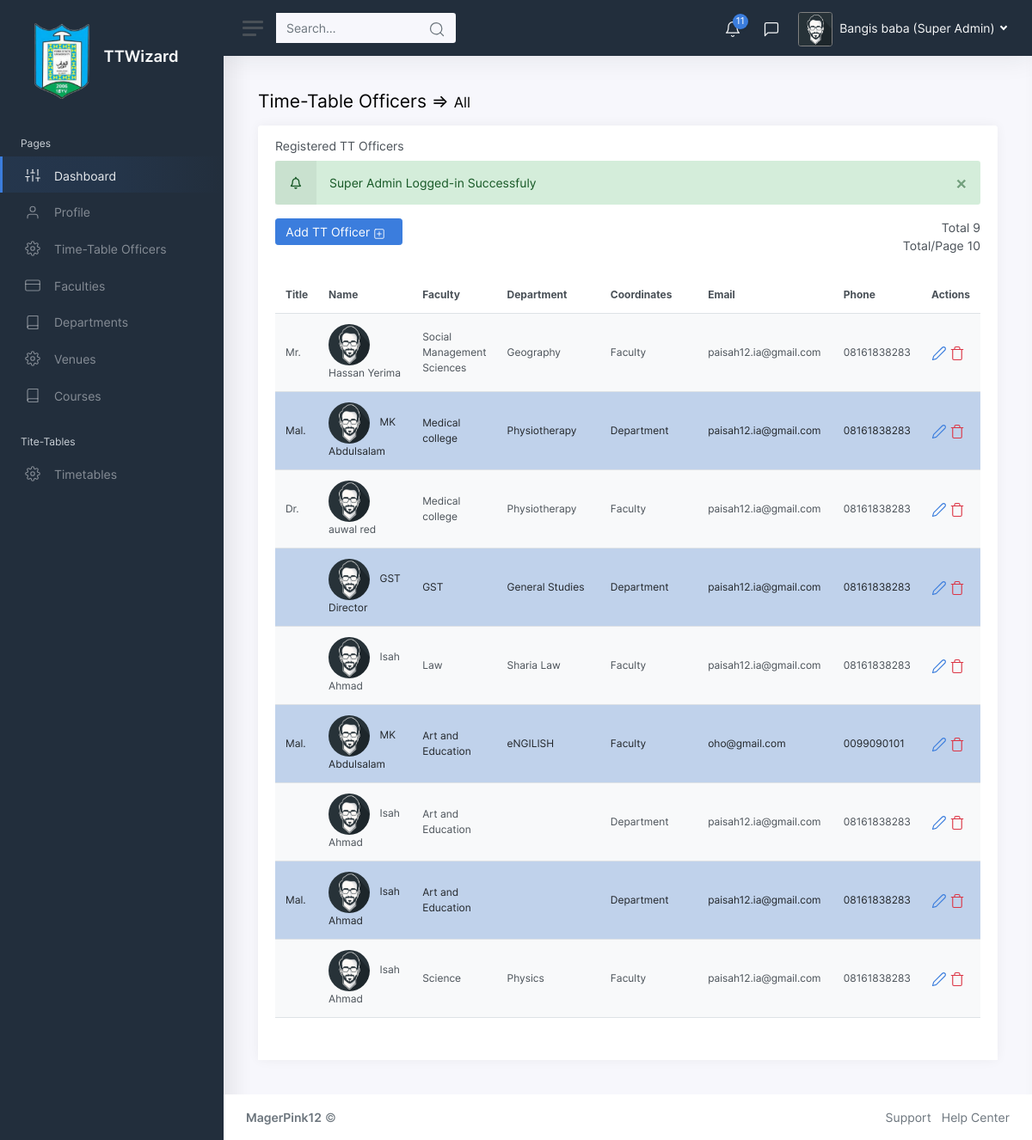
The page /super_admin?page=co-ordinators (signed in) on the database its author committed.
### tables this page shows
CREATE TABLE `super_admin` (
  `id` int(11) NOT NULL,
  `name` varchar(255) NOT NULL,
  `username` varchar(255) NOT NULL,
  `email` varchar(255) NOT NULL,
  `password` varchar(255) NOT NULL
);

CREATE TABLE `coordinator` (
  `id` int(11) NOT NULL,
  `name` varchar(255) NOT NULL,
  `faculty` varchar(255) NOT NULL,
  `department` varchar(255) DEFAULT NULL,
  `coordinate` varchar(255) NOT NULL,
  `title` varchar(255) NOT NULL,
  `username` varchar(255) NOT NULL,
  `phone` varchar(255) NOT NULL,
  `email` varchar(255) NOT NULL,
  `image_path` varchar(255) NOT NULL,
  `password` varchar(255) NOT NULL,
  `jamb` varchar(255) NOT NULL
);

### super_admin/include/classes/department.php (called while the page is built, shortened)
<?php
class Department extends Objects_class{
    public static function notice()
    {
        $sql = "SELECT * FROM `department` WHERE name NOT IN (SELECT department FROM coordinator WHERE department IS NOT NULL AND coordinate='department')";
        $depts = static::find_by_query($sql);
        return $depts;
    }
}
?>

### super_admin/include/classes/database.php (called while the page is built, shortened)
<?php
class Database{
    public $connection;
    public function connect(){
        $this->connection = new mysqli(DB_HOST,DB_USER,DB_PASS,DB_NAME);
    }
    public function query($sql)
    {
        $result = $this->connection->query($sql);
        return $result;
    }
}
$database = new Database();
?>

### super_admin/include/classes/objects_class.php (called while the page is built, shortened)
<?php
class Objects_class{
    private function has_the_attribute($the_attribute)
    {
        $object_properties = get_object_vars($this);
        return array_key_exists($the_attribute,$object_properties);
    }
    public static function instantiation($the_record)
    {
        $the_object = new $calling_class;
        foreach ($the_record as $the_attribute => $value) {
            if ($the_object->has_the_attribute($the_attribute)) {
                $the_object->$the_attribute = $value;
            }
        }
        return $the_object;
    }
	public static function find_by_id($id){
		$the_result_array = static::find_by_query("SELECT * FROM ".static::$db_table." WHERE id=$id LIMIT 1");
		return !empty($the_result_array) ? array_shift($the_result_array) : false;
	}
	public static function find_by_query($sql){
		global $database;
		$result_set = $database->query($sql);
		$the_object_array = array();
		while ($row = mysqli_fetch_array($result_set)) {
		$the_object_array[] = static::instantiation($row);
		}
		return $the_object_array;
	}
    public static function null_check($field)
    {
        $sql = "SELECT * FROM ".static::$db_table." WHERE ".$field." IS NULL";
        $list = static::find_by_query($sql);
        return $list;
    }
}
?>

### super_admin/include/classes/faculty.php (called while the page is built, shortened)
<?php
class Faculty extends Objects_class{
    public static function notice()
    {
        $sql = "SELECT * FROM `faculty` WHERE name NOT IN (SELECT faculty FROM coordinator WHERE coordinate='faculty')";
        $facs = static::find_by_query($sql);
        return $facs;
    }
}
?>

### super_admin/include/configuration/session.php (called while the page is built, shortened)
<?php
class Session{
    private function check_message()
    {
      if (isset($_SESSION['message'])) {
          $this->message = $_SESSION['message'];
      }else{
          $this->message = '';
      }
    }
    private function check_login()
    {
        if (isset($_SESSION['super_admin']['user_id'])) {
            $this->user = $_SESSION;
        }else if(isset($_SESSION['fac_admin']['user_id'])){
            $this->user = $_SESSION;
            $this->signed_in = true;
        }else if(isset($_SESSION['dept_admin']['user_id'])){
            $this->user = $_SESSION;
            $this->signed_in = true;
        }else{
            unset($this->user);
            $this->signed_in = false;
        }
    }
}
$session = new Session();
?>

### super_admin/include/classes/paginate.php (called while the page is built, shortened)
<?php
class Paginate {
	public $current_page;
	public $items_per_page;
	public function __construct($page=1, $items_per_page=4, $items_total_count=0){
		$this->current_page = (int)$page;
		$this->items_per_page = (int)$items_per_page;
	}
	public function offset()
	{
		return ($this->current_page -1) * $this->items_per_page;
	}
}
 ?>

### super_admin/include/co-ordinators_content.php (the view, shortened to what this page needs)
<?php
$items_per_page = 10;
$coordinators = new Coordinator();
$items_total_count = ($search=='') || !isset($_GET['search']) ? count($coordinators->find_by_query("SELECT * FROM coordinator ORDER BY id DESC")) : count($coordinators::find_by_query($sql));
$page = !empty($_GET['page_no']) ? $_GET['page_no'] : 1;
$page = is_numeric($page) ? $page : 1;
$page = $page > ceil($items_total_count/$items_per_page) ? 1 :$page;
$paginate = new Paginate($page, $items_per_page, $items_total_count);
$sql = ($search=='') || !isset($_GET['search']) ? "SELECT * FROM coordinator ORDER BY id DESC" : $sql;
$sql .= " LIMIT {$items_per_page} ";
$sql .= "OFFSET {$paginate->offset()}";
$coordinators = $coordinators::find_by_query($sql);
?>
<main class="content">
	<div class="container-fluid p-0">
		<h1 class="h3 mb-3">Time-Table Officers &Rightarrow; <span class="h4 small"><?php echo $search_message ?></span></h1>
		<div class="row">
			<div class="col-12 col-xl-12">
				<div class="card ">
					<div class="card-header">
						<h5 class="card-title">Registered TT Officers</h5>
						<?php echo $session->message; ?>
						<div class="mb-3">
							<div class="row">
								<div class="col-md-6">
									<button type="button" class="btn btn-primary" data-toggle="modal"
										data-target="#add-coo">
										Add TT Officer
									</button>
								</div>
								<div class="col-md-4 text-right"></div>
								<div class="col-md-2 text-right">
								Total <?php echo $items_total_count."<br>" ?>
								Total/Page <?php echo $items_per_page ?>
								</div>
							</div>
							<div style="height: 10px;" class="row"></div>
							<table style="font-size: 12px;" class=" mb-3 table table-striped table-hover">
								<thead>
									<tr>
										<th>Title</th>
										<th style="width:20%;">Name</th>
										<th style="width:10%;">Faculty</th>
										<th style="width:20%;">Department</th>
										<th style="width:20%;">Coordinates</th>
										<th style="width:20%;">Email</th>
										<th style="width:10%;">Phone</th>
										<th>Actions</th>
									</tr>
									<?php $i = 0; foreach($coordinators as $coordinator): ?>
								</thead>
								<tbody>
									<tr class="<?php $i++; if($i%2==0){echo "table-primary";}else{echo "";}  ?>">
										<td class="d-none d-md-table-cell"><?php echo $coordinator->title; ?></td>
										<td>
											<img src="img/avatars/avatar1.jpg" width="48" height="48"
												class="rounded-circle mr-2" alt="Avatar">
											<?php echo $coordinator->name; ?>
										</td>
										<td><?php echo $coordinator->faculty; ?></td>
										<td class="d-none d-md-table-cell"><?php echo $coordinator->department; ?></td>
										<td class="d-none d-md-table-cell"><?php echo $coordinator->coordinate; ?></td>
										<td class="d-none d-md-table-cell"><?php echo $coordinator->email; ?></td>
										<td class="d-none d-md-table-cell"><?php echo $coordinator->phone; ?></td>
										<td class="table-action">
											<a class="edit  text-primary" data-toggle="modal"
												data-target="#edit_coordinator" data=<?php echo $coordinator->id; ?>><i
													class="align-middle" data-feather="edit-2"></i></a>
											<a data-toggle="modal" data="coo/<?php echo $coordinator->id; ?>"
												data-target="#delete" class="deleteee text-danger"><i
													class="align-middle " data-feather="trash"></i></a>
										</td>
									</tr>
									<?php endforeach; ?>
								</tbody>
							</table>
						</div>
					</div>
				</div>
			</div>
</main>

### super_admin/include/header.php (shortened to what this page needs)
<!DOCTYPE html>
<html lang="en">
<head>
	<link href="css/app.css" rel="stylesheet">
</head>
<body>
	<div class="wrapper">

### super_admin/include/side_nav.php
<nav id="sidebar" class="sidebar">
	<div class="sidebar-content js-simplebar">
		<a class="sidebar-brand" href="index.php">
			<span class="align-middle"><img style="width: 5em;" src="img\icons\logo.png" alt="TTWizard"> TTWizard</span>
		</a>
		<ul class="sidebar-nav">
			<li class="sidebar-header">
				Pages
			</li>
			<li class="sidebar-item active">
				<a class="sidebar-link" href="index.php">
					<i class="align-middle" data-feather="sliders"></i> <span class="align-middle">Dashboard</span>
				</a>
			</li>
			<li class="sidebar-item">
				<a class="sidebar-link" href="?page=settings">
					<i class="align-middle" data-feather="user"></i> <span class="align-middle">Profile</span>
				</a>
			</li>
			<li class="sidebar-item">
				<a class="sidebar-link" href="?page=co-ordinators">
					<i class="align-middle" data-feather="settings"></i> <span class="align-middle">Time-Table
						Officers</span>
				</a>
			</li>
			<li class="sidebar-item">
				<a class="sidebar-link" href="?page=faculty">
					<i class="align-middle" data-feather="credit-card"></i> <span class="align-middle">Faculties</span>
				</a>
			</li>
			<li class="sidebar-item">
				<a class="sidebar-link" href="?page=dept">
					<i class="align-middle" data-feather="book"></i> <span class="align-middle">Departments</span>
				</a>
			</li>
			<li class="sidebar-item">
				<a class="sidebar-link" href="?page=venues">
					<i class="align-middle" data-feather="settings"></i> <span class="align-middle">Venues</span>
				</a>
			</li>
			<li class="sidebar-item">
				<a class="sidebar-link" href="?page=courses">
					<i class="align-middle" data-feather="book"></i> <span class="align-middle">Courses</span>
				</a>
			</li>
			<li class="sidebar-header">
				Tite-Tables
			</li>
			<li class="sidebar-item">
				<a class="sidebar-link" href="?page=timetable">
					<i class="align-middle" data-feather="settings"></i> <span class="align-middle">Timetables</span>
				</a>
			</li>
		</ul>
	</div>
</nav>

### super_admin/index.php (shortened to what this page needs)
<?php include('include/header.php'); ?>
<?php include('include/side_nav.php'); ?>
<div class="main">
	<?php include('include/top_nav.php'); ?>
	<?php if(isset($_GET['page'])){
	if($_GET['page']=='co-ordinators'){
		include('include/co-ordinators_content.php');
	}else if($_GET['page']=='dept'){
		include('include/department_content.php');
	}else if($_GET['page']=='faculty'){
		include('include/faculty_content.php');
	}else if($_GET['page']=='settings'){
		include('include/settings_content.php');
	}else if($_GET['page']=='venues'){
		include('include/venues_content.php');
	}else if($_GET['page']=='courses'){
		include('include/courses_content.php');
	}else if($_GET['page']=='timetable'){
		include('include/gen_timetable.php');
	}else{
		echo "<div class='row'></div>
		<div class='row'>
		<h1 style='font-size:200px' class='text-center text-secondary'>404</h1>
		</div>";
	}
}else{
	include('include/index_content.php');
}
?>
	<?php include('include/footer.php'); ?>
				</body>
				</html>

### super_admin/include/top_nav.php (shortened to what this page needs)
<?php
$super = Super::find_by_id($session->user['super_admin']['user_id']);
$page_s = !isset($_GET['page']) ? '' : $_GET['page'];
$search = !isset($_GET['search']) ? '' : $_GET['search'];
$search_message = empty($search) ? "All" : "Search Result for <i>{$_GET['search']}</i> <a class='btn btn-secondary' href='?page={$page_s}'> reset</a>";
$coo = Coordinator::null_check('department');
$venues = Venue::null_check('department');
$facs = Faculty::notice();
$depts = Department::notice();
$depts_count = count($depts);
$venues_count = count($venues);
$facs_count = count($facs);
$coo_count = count($coo);
$total_notice =$depts_count + $facs_count +$coo_count +$venues_count;
?>
<nav style="background-color: #222e3c;" class="navbar navbar-expand navbar-light navbar-bg">
	<a class="sidebar-toggle d-flex">
		<i class="hamburger align-self-center"></i>
	</a>
	<form method="GET" class="d-none d-sm-inline-block">
		<div class="input-group input-group-navbar">
			<input type="search" value="<?php echo $search ?>" name="search" class="form-control" placeholder="Search…" aria-label="Search">
			<button class="btn" type="submit">
				<i class="align-middle" data-feather="search"></i>
			</button>
		</div>
	</form>
	<div class="navbar-collapse collapse">
		<ul class="navbar-nav navbar-align ">
			<li class="nav-item dropdown">
				<a class="nav-icon dropdown-toggle text-light" href="#" id="alertsDropdown" data-toggle="dropdown">
					<div class="position-relative">
						<i class="align-middle" data-feather="bell"></i>
						<span class="indicator"><?php echo $total_notice; ?></span>
					</div>
				</a>
			</li>
			<li class="nav-item dropdown">
				<a class="nav-icon dropdown-toggle text-light" href="#" id="messagesDropdown" data-toggle="dropdown">
					<div class="position-relative">
						<i class="align-middle" data-feather="message-square"></i>
					</div>
				</a>
			</li>
			<li class="nav-item dropdown">
				<a class="nav-link dropdown-toggle d-none d-sm-inline-block  text-light" href="#" data-toggle="dropdown">
					<img style="border: 1px solid gray;" src="img/avatars/avatar.jpg" class="avatar img-fluid rounded mr-1" alt="Charles Hall" /> <span
						class="text-light"><?php echo $super->name ?> (Super Admin)</span>
				</a>
			</li>
		</ul>
	</div>
</nav>

### super_admin/include/footer.php (shortened to what this page needs)
<footer class="footer">
	<div class="container-fluid">
		<div class="row text-muted">
			<div class="col-6 text-left">
				<p class="mb-0">
					<a href="index.php" class="text-muted"><strong>MagerPink12</strong></a> &copy;
				</p>
			</div>
			<div class="col-6 text-right">
				<ul class="list-inline">
					<li class="list-inline-item">
						<a class="text-muted" href="#">Support</a>
					</li>
					<li class="list-inline-item">
						<a class="text-muted" href="#">Help Center</a>
					</li>
				</ul>
			</div>
		</div>
	</div>
</footer>
</div>
</div>

### rows shown on the page
super_admin: name "Bangis baba"
coordinator: title "Mr.", name "Hassan Yerima", faculty "Social Management Sciences", department "Geography", coordinate "Faculty", email "paisah12.ia@gmail.com", phone "08161838283"
coordinator: title "Mal.", name "MK Abdulsalam", faculty "Medical college", department "Physiotherapy", coordinate "Department", email "paisah12.ia@gmail.com", phone "08161838283"
coordinator: title "Dr.", name "auwal red", faculty "Medical college", department "Physiotherapy", coordinate "Faculty", email "paisah12.ia@gmail.com", phone "08161838283"
coordinator: name "GST Director", faculty "GST", department "General Studies", coordinate "Department", email "paisah12.ia@gmail.com", phone "08161838283"
coordinator: name "Isah Ahmad", faculty "Law", department "Sharia Law", coordinate "Faculty", email "paisah12.ia@gmail.com", phone "08161838283"
coordinator: title "Mal.", name "MK Abdulsalam", faculty "Art and Education", department "eNGILISH", coordinate "Faculty", email "oho@gmail.com", phone "0099090101"
coordinator: name "Isah Ahmad", faculty "Art and Education", coordinate "Department", email "paisah12.ia@gmail.com", phone "08161838283"
coordinator: title "Mal.", name "Isah Ahmad", faculty "Art and Education", coordinate "Department", email "paisah12.ia@gmail.com", phone "08161838283"
coordinator: name "Isah Ahmad", faculty "Science", department "Physics", coordinate "Faculty", email "paisah12.ia@gmail.com", phone "08161838283"

### other values the page prints
$total_notice "11"
$session->message "× Super Admin Logged-in Successfuly"
$items_total_count "9"
$items_per_page "10"
